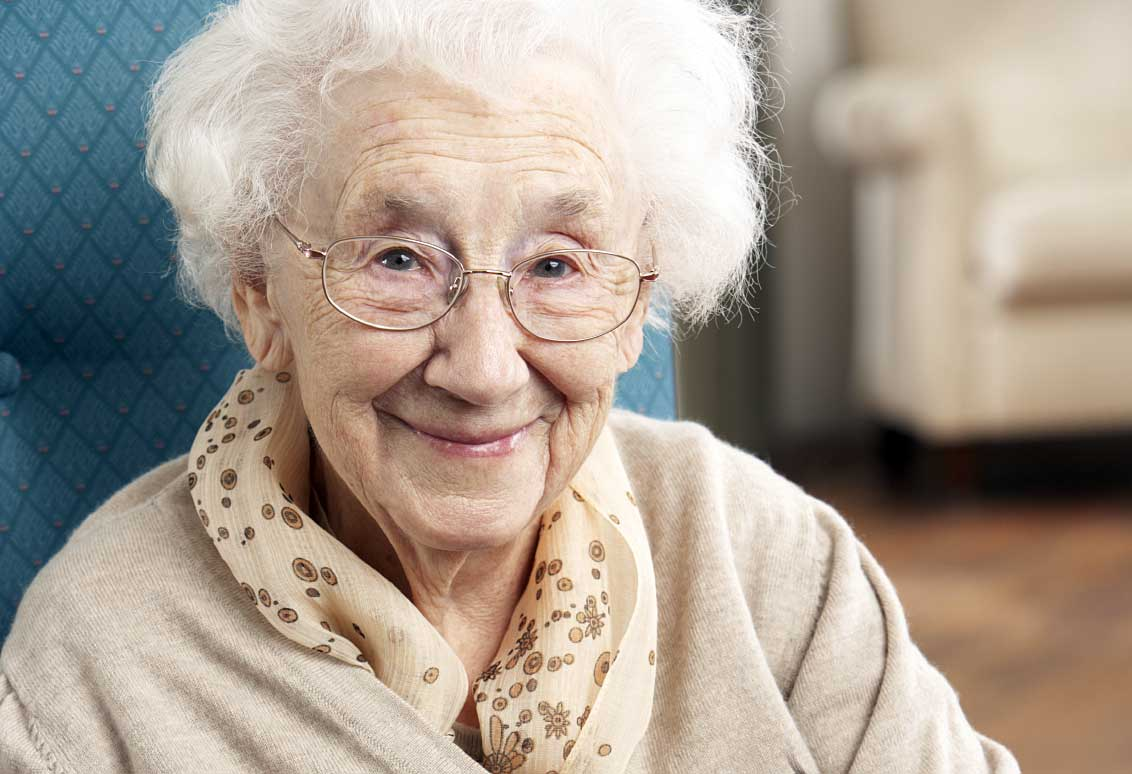
#> input picture old2.jpg, 1132 x 774 px, found by its file name
$ jupyter execute --allow-errors detetction.ipynb
#> lines starting #> are read from the running program, lines starting #| are printed output that depends on the picture; after the words box and inside, x2 and y2 are one past the last pixel; in counts of white or black regions, pixels touching at a corner belong together
[cell 1]
import cv2
import matplotlib.pyplot as plt

[cell 2]
face_cascade = cv2.CascadeClassifier('/home/user/Desktop/DL/vs_code/face_detection/haarcascade_frontalface_default.xml')


age_caffe = '/home/user/Desktop/DL/vs_code/gender and age/age_net.caffemodel'
age_pro = '/home/user/Desktop/DL/vs_code/gender and age/deploy_age.prototxt'

gender_caffe = '/home/user/Desktop/DL/vs_code/gender and age/gender_net.caffemodel'
gender_pro = '/home/user/Desktop/DL/vs_code/gender and age/deploy_gender.prototxt'


#> (the rest of this cell did not finish here and is left out)

[cell 3]
def detect_age_gender(img_path):
    img = cv2.imread(img_path)
#> img is the input picture: shape (774, 1132, 3); mean B, G, R 145, 157.2, 169.2
    img_gray =cv2.cvtColor(img,cv2.COLOR_BGR2GRAY)
    faces =face_cascade.detectMultiScale(img_gray,
                                        scaleFactor=1.1,
                                        minNeighbors=5 )
#> faces = [[249, 84, 448, 448]]
    for (x,y,w,h) in faces:
        cv2.rectangle(img ,(x,y),(x+w,y+w),(0,255,0),2)

        age_list=['(0, 2)','(4, 6)','(8, 12)','(15, 20)','(25, 32)','(38, 43)','(48, 53)','(60, 100)']
        gender_list=['Male','Female']


        MODEL_MEAN_VALUES = (78.4263377603, 87.7689143744, 114.895847746)


        blob = cv2.dnn.blobFromImage(img , 1.0, (227,227) , MODEL_MEAN_VALUES)

        gender_data.setInput(blob)
        gender_pred = gender_data.forward()
        gender1 = gender_list[gender_pred[0].argmax()]

        age_data.setInput(blob)
        age_pred = age_data.forward()
        age = age_list[age_pred[0].argmax()]

        label = "{},{}".format(gender1,age)
        cv2.putText(img , label,(x,y),cv2.FONT_HERSHEY_COMPLEX,1,(0,0,250),3 )
#> this loop made 1 pass
#> (x, y, w, h, gender_list, MODEL_MEAN_VALUES) on pass 1: (249, 84, 448, 448, ['Male', 'Female'], (78.43, 87.77, 114.9))
#> img: shape (774, 1132, 3); 0.61% of pixels changed, all inside (x1, y1, x2, y2) = (248, 83, 699, 534)
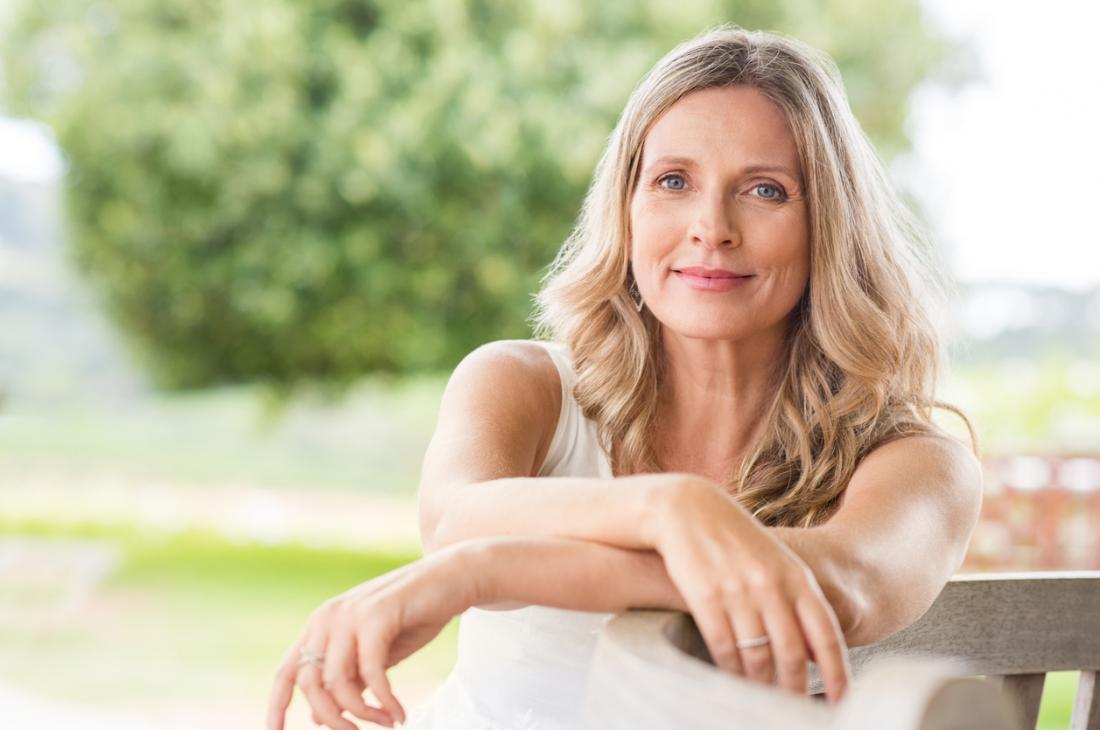
#> input picture female3.jpg, 1100 x 730 px, found by its file name
#> in detect_age_gender, img is the input picture: shape (730, 1100, 3); mean B, G, R 159.4, 188.6, 197
#> in detect_age_gender (call 2), `img_gray =cv2.cvtColor(img,cv2.COLOR_BGR2GRAY)`:
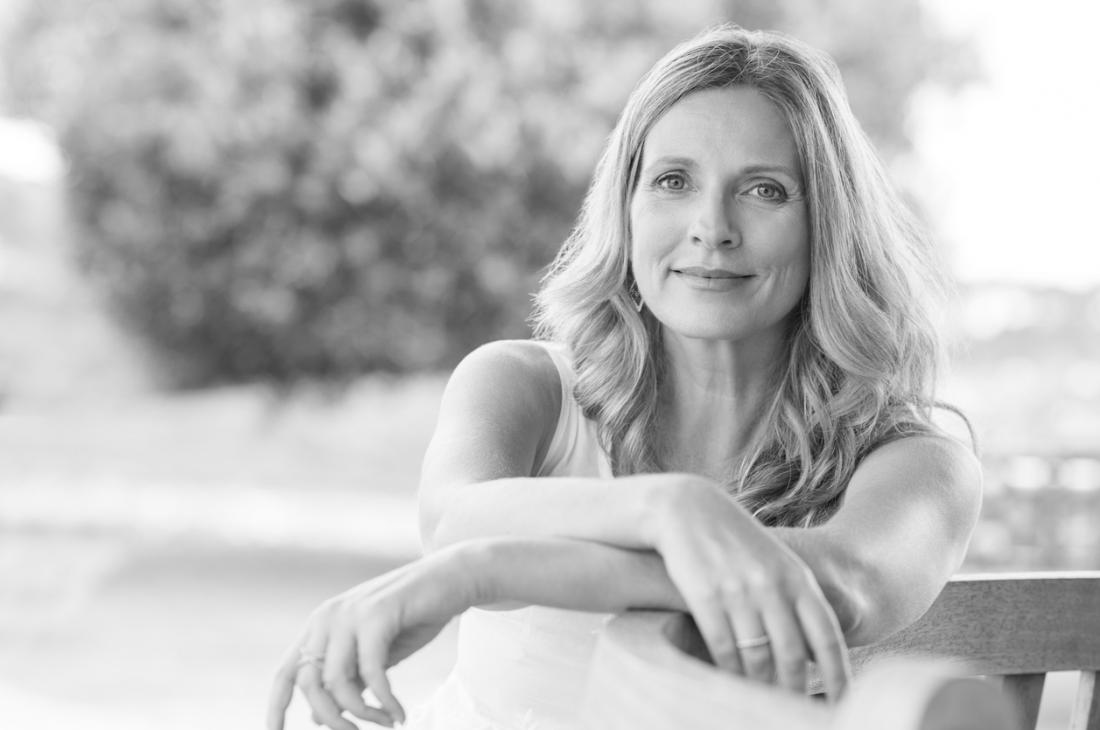
#> img_gray: shape (730, 1100); min 17, max 255, mean 187.8
#> in detect_age_gender (call 2), `faces =face_cascade.detectMultiScale(img_gray, scaleFactor=1.1, minNei..`: faces = [[600, 99, 230, 230]]
#> this loop made 1 pass
#> (x, y, w, h, gender_list, MODEL_MEAN_VALUES) on pass 1: (600, 99, 230, 230, ['Male', 'Female'], (78.43, 87.77, 114.9))
#> img: shape (730, 1100, 3); 0.34% of pixels changed, all inside (x1, y1, x2, y2) = (599, 98, 832, 331)
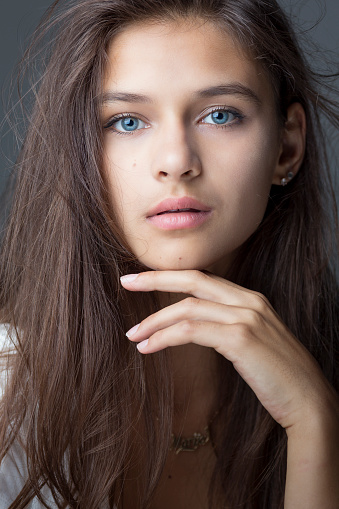
#> input picture image3.jpg, 339 x 509 px, found by its file name
#> in detect_age_gender, img is the input picture: shape (509, 339, 3); mean B, G, R 74.2, 80.8, 100.2
#> in detect_age_gender (call 3), `faces =face_cascade.detectMultiScale(img_gray, scaleFactor=1.1, minNei..`: faces = [[68, 34, 217, 217]]
#> this loop made 1 pass
#> (x, y, w, h, gender_list, MODEL_MEAN_VALUES) on pass 1: (68, 34, 217, 217, ['Male', 'Female'], (78.43, 87.77, 114.9))
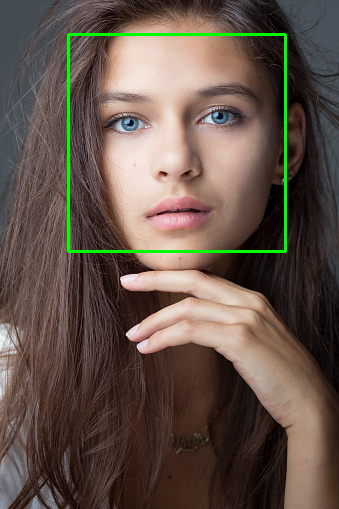
#> img: shape (509, 339, 3); 1.51% of pixels changed, all inside (x1, y1, x2, y2) = (67, 33, 287, 253)
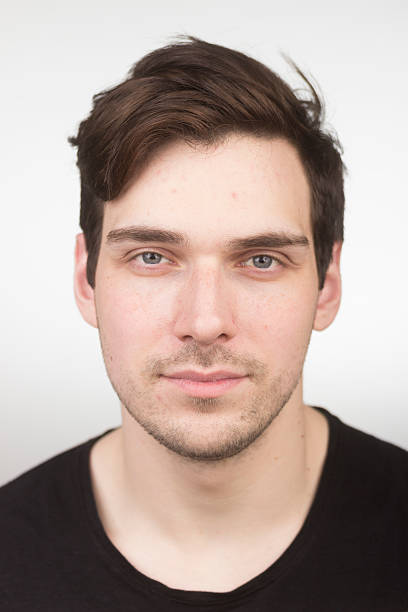
#> input picture man1.jpg, 408 x 612 px, found by its file name
#> in detect_age_gender, img is the input picture: shape (612, 408, 3); mean B, G, R 156.9, 163.9, 181.2
#> in detect_age_gender (call 4), `img_gray =cv2.cvtColor(img,cv2.COLOR_BGR2GRAY)`:
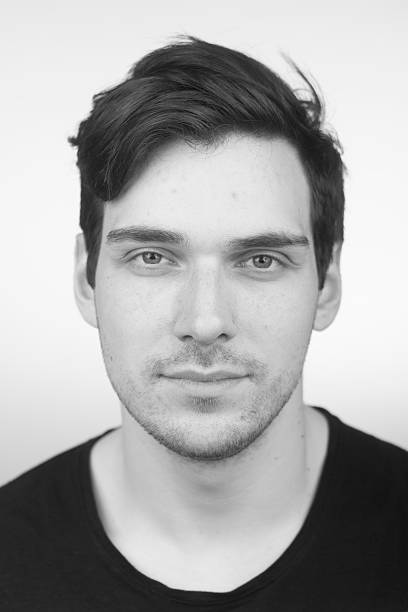
#> img_gray: shape (612, 408); min 5, max 255, mean 168.3
#> in detect_age_gender (call 4), `faces =face_cascade.detectMultiScale(img_gray, scaleFactor=1.1, minNei..`: faces = [[64, 151, 284, 284]]
#> this loop made 1 pass
#> (x, y, w, h, gender_list, MODEL_MEAN_VALUES) on pass 1: (64, 151, 284, 284, ['Male', 'Female'], (78.43, 87.77, 114.9))
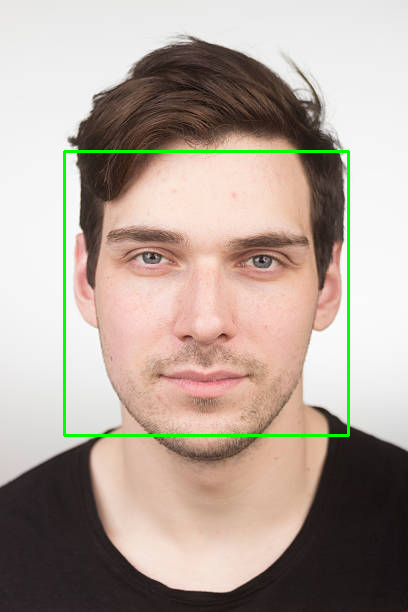
#> img: shape (612, 408, 3); 1.36% of pixels changed, all inside (x1, y1, x2, y2) = (63, 150, 350, 437)
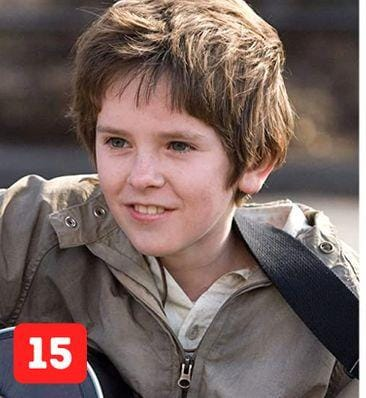
#> input picture boy_image.jpeg, 366 x 398 px, found by its file name
#> in detect_age_gender, img is the input picture: shape (398, 366, 3); mean B, G, R 94.5, 98.8, 119.4
#> in detect_age_gender (call 6), `img_gray =cv2.cvtColor(img,cv2.COLOR_BGR2GRAY)`:
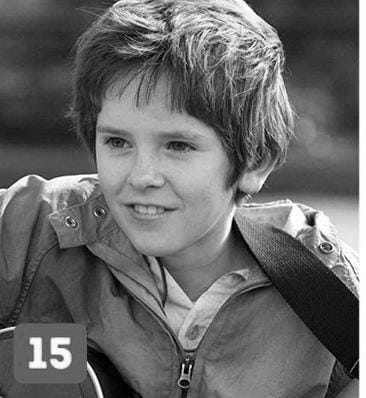
#> img_gray: shape (398, 366); min 0, max 255, mean 104.5
#> in detect_age_gender (call 6), `faces =face_cascade.detectMultiScale(img_gray, scaleFactor=1.1, minNei..`: faces = [[70, 87, 157, 157]]
#> this loop made 1 pass
#> (x, y, w, h, gender_list, MODEL_MEAN_VALUES) on pass 1: (70, 87, 157, 157, ['Male', 'Female'], (78.43, 87.77, 114.9))
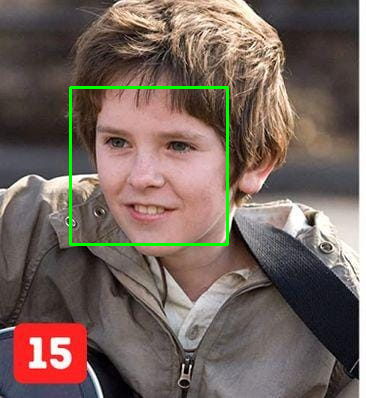
#> img: shape (398, 366, 3); 1.29% of pixels changed, all inside (x1, y1, x2, y2) = (69, 86, 229, 246)

    #plt.imshow(img)

    cv2.imshow("Gender Detection",img )
    cv2.waitKey()
    cv2.destroyAllWindows()
